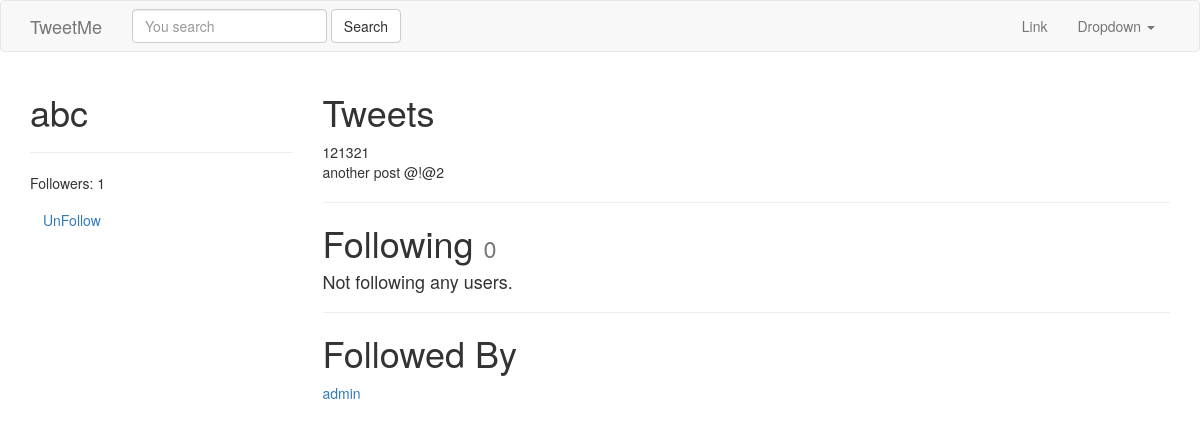
The page /profiles/abc/ (signed in) on the database its author committed.
### tweets/models.py (models this page shows, shortened)
class Tweet(models.Model):
	parent 		= models.ForeignKey("self", blank=True, null=True)
	user 		= models.ForeignKey(settings.AUTH_USER_MODEL)
	content 	= models.CharField(max_length=140, validators=[validate_content])
	updated 	= models.DateTimeField(auto_now=True)
	timestamp	= models.DateTimeField(auto_now_add=True)
	objects = TweetManager()
	def __str__(self):
		return str(self.content)
	class Meta:
		ordering = ["-timestamp"]

### accounts/models.py (models this page shows, shortened)
class UserProfile(models.Model):
	user 		= models.OneToOneField(settings.AUTH_USER_MODEL, related_name='profile')
	following 	= models.ManyToManyField(settings.AUTH_USER_MODEL, blank=True, related_name='followed_by')
	objects = UserProfileManager()
	def get_following(self):
		users = self.following.all() # User.objects.all().exclude(username=self.user.username)
		return users.exclude(username=self.user.username)

### accounts/views.py (the view)
# urls.py: url(r'^(?P<username>[\w.@+-]+)/$', UserDetailView.as_view(), name="detail"),
class UserDetailView(DetailView):
	template_name 	= 'accounts/user_detail.html'
	queryset 		= User.objects.all()
	def get_object(self):
		return get_object_or_404(
				User,
				username__iexact=self.kwargs.get("username")
				)
	def get_context_data(self, *args, **kwargs):
		context = super(UserDetailView, self).get_context_data(*args, **kwargs)
		following = UserProfile.objects.is_following(self.request.user, self.get_object())
		context["following"] = following
		return context

### accounts/models.py (called while the page is built)
	def all(self):
		qs = self.get_queryset().all()
		try:
			if self.instance:
				qs = qs.exclude(user=self.instance)
		except:
			pass
		return qs

	def is_following(self, user, followed_by_user):
		user_profile, created = UserProfile.objects.get_or_create(user=user)
		if created:
			return False
		if followed_by_user in user_profile.following.all():
			return True
		return False

### accounts/templates/accounts/user_detail.html
{% extends "_base.html" %}
{% block content %}
<div class="row">
	<div class="col-sm-3 col-xs-12">
		<h1>{{ object.username }}</h1>
		<hr/>
		<p> Followers: {{ object.followed_by.all.count }}</p>
		<p><a class="btn btn-link" href="{% url 'profiles:follow' username=object.username %}">
			{% if following %} UnFollow {% else %} Follow {% endif %}
			</a></p>
	</div>
	<div class="col-sm-9 col-xs-12">
		<h1>Tweets </h1>
		{% for tweet in object.tweet_set.all %}
			{{ tweet }}<br/>
		{% endfor %}
		<hr/>
		<h1>Following <small>{{ object.profile.get_following.count }}</small></h1>
		{% for user in object.profile.get_following %}
		<a href="/profiles/{{ user.username }}/">{{ user.username }}</a>	<br/>
		{% empty %}
		<h4>Not following any users.</h4>
		{% endfor %}
		<hr/>
		<h1>Followed By </h1>
		{% for profile in object.followed_by.all %}
			<a href="/profiles/{{ profile.user.username }}/">{{ profile.user.username }}</a><br/>
		{% empty %}
		<h4>Not followed by any users.</h4>
		{% endfor %}
	</div>
</div>
{% endblock %}

### rows shown on the page
Tweet: content "121321"
Tweet: content "another post @!@2"
UserProfile: user.username "admin"

### other values the page prints
{{ object.username }} "abc"
{{ object.followed_by.all.count }} "1"
{{ object.profile.get_following.count }} "0"
